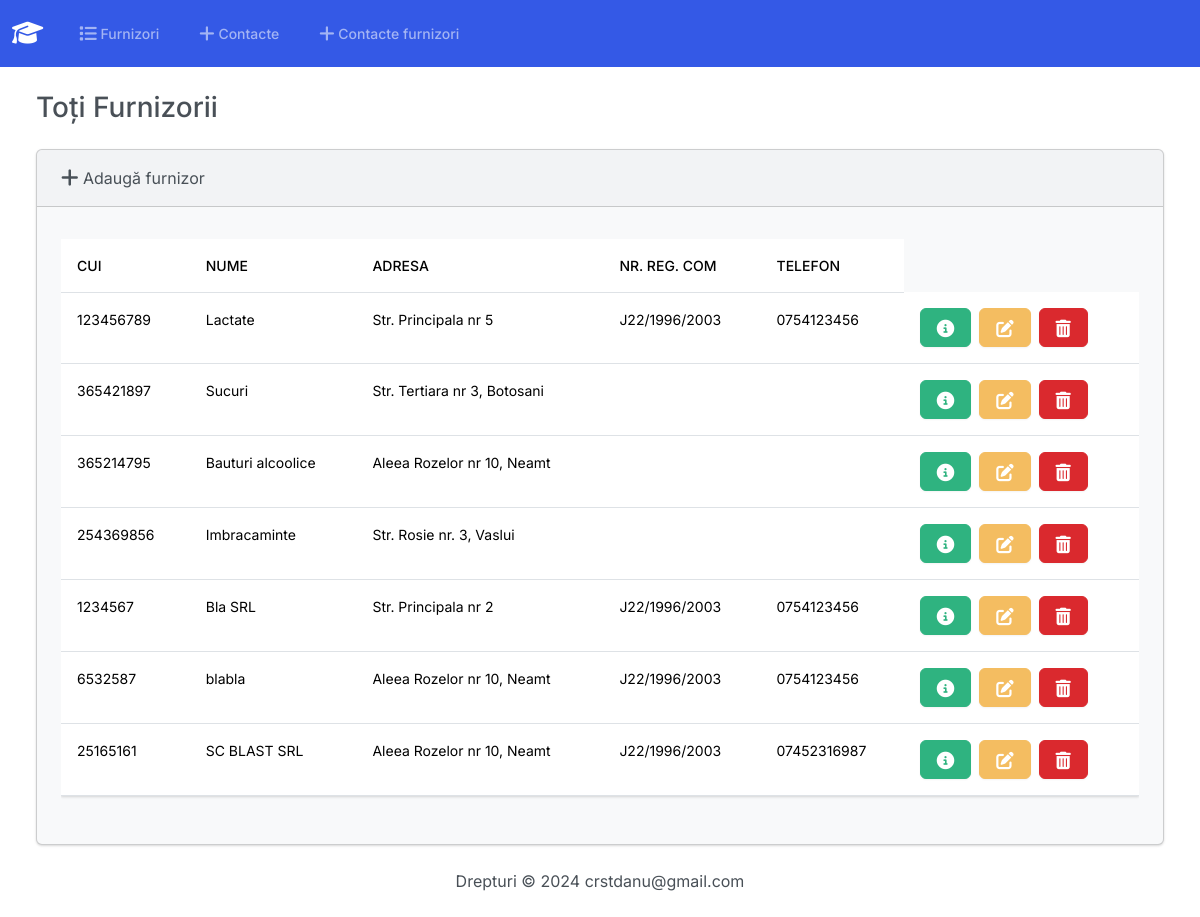
Page /furnizori on the committed database.
### Gestiune/models.py (models this page shows, shortened)
class Furnizor(models.Model):
    class Meta:
        verbose_name_plural = 'Furnizori'
    cui = models.CharField(max_length=9, unique=True)
    nume = models.CharField(max_length=100, default='')
    adresa = models.CharField(max_length=255, default='')
    numar_reg_com = models.CharField(max_length=15, default='')
    telefon = models.CharField(max_length=15, default='')

### Gestiune/views.py (the view)
# urls.py: path('furnizori', views.index_furnizor, name='index_furnizori'),
def index_furnizor(request):
    return render(request, 'Gestiune/furnizori/index.html', {'furnizori': Furnizor.objects.all()})

### Gestiune/templates/Gestiune/furnizori/index.html (shortened to what this page needs)
{% extends "Gestiune/base.html" %}
{% block body %}
<h3 class="m-4">Toți Furnizorii</h3>
<div class="row">
    <div class="col-12">
        {% if furnizori %}
        <div class="card bg-light ms-4 me-4 mb-4">
            <div class="card-header">
                <a class="nav-link" href="{% url 'adauga_furnizor' %}">
                    <i class="fa-solid fa-plus fa-lg"></i> Adaugă furnizor
                </a>
            </div>
            <div class="card-body">
                <p class="card-text">
                <div class="table-responsive">
                    <table class="table table-hover">
                        <thead>
                            <tr>
                                <th scope="col">CUI</th>
                                <th scope="col">Nume</th>
                                <th scope="col">Adresa</th>
                                <th scope="col">Nr. Reg. Com</th>
                                <th scope="col">Telefon</th>
                            </tr>
                        </thead>
                        <tbody>
                            {% for furnizor in furnizori %}
                            <tr>
                                <td>{{ furnizor.cui }}</td>
                                <td>{{ furnizor.nume }}</td>
                                <td>{{ furnizor.adresa }}</td>
                                <td>{{ furnizor.numar_reg_com }}</td>
                                <td>{{ furnizor.telefon }}</td>
                                <td>
                                    <button type="button" class="btn btn-success me-1"
                                        href="{% url 'vezi_furnizor' furnizor.id %}" data-bs-toggle="modal"
                                        data-bs-target="#myModal{{furnizor.id}}">
                                    </button>
                                    <a class="btn btn-warning me-1" href="{% url 'editeaza_furnizor' furnizor.id %}">
                                    </a>
                                    <button type="button" class="btn btn-danger" data-bs-toggle="modal"
                                        data-bs-target="#delete{{furnizor.id}}">
                                    </button>
                                </td>
                            </tr>
                            {% endfor %}
                        </tbody>
                    </table>
                </div>
                </p>
            </div>
        </div>
        {% else %}
        <h5 class="alert alert-primary ms-4 me-4">Nu sunt înregistrări</h5>
        {% endif %}
    </div>
</div>
{% endblock %}

### rows in the picture
Furnizor: cui "123456789", nume "Lactate", adresa "Str. Principala nr 5", numar_reg_com "J22/1996/2003", telefon "0754123456"
Furnizor: cui "365421897", nume "Sucuri", adresa "Str. Tertiara nr 3, Botosani"
Furnizor: cui "365214795", nume "Bauturi alcoolice", adresa "Aleea Rozelor nr 10, Neamt"
Furnizor: cui "254369856", nume "Imbracaminte", adresa "Str. Rosie nr. 3, Vaslui"
Furnizor: cui "1234567", nume "Bla SRL", adresa "Str. Principala nr 2", numar_reg_com "J22/1996/2003", telefon "0754123456"
Furnizor: cui "6532587", nume "blabla", adresa "Aleea Rozelor nr 10, Neamt", numar_reg_com "J22/1996/2003", telefon "0754123456"
Furnizor: cui "25165161", nume "SC BLAST SRL", adresa "Aleea Rozelor nr 10, Neamt", numar_reg_com "J22/1996/2003", telefon "07452316987"
